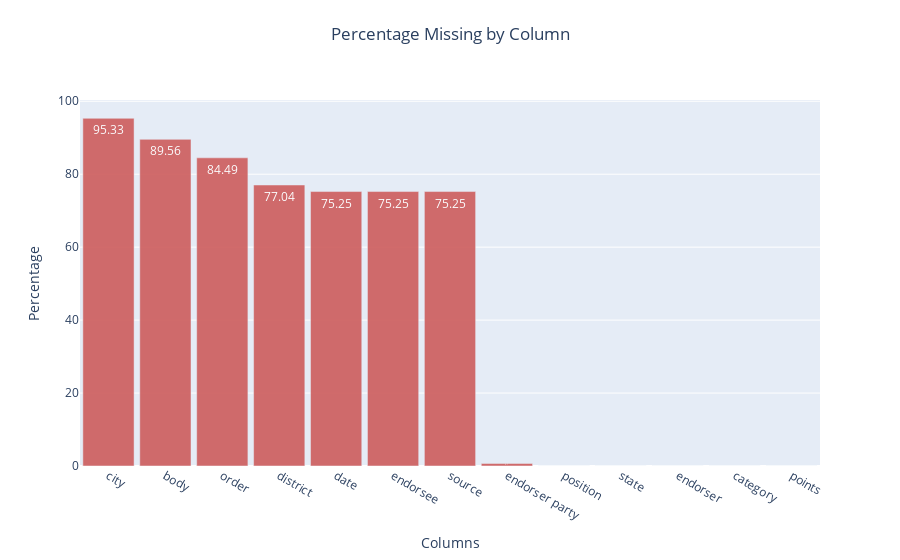

The notebook cell saved with this chart:
### Code cell
percent_missing = np.round(data.isnull().sum() * 100 / len(data),2)
missing_value_data = pd.DataFrame({'column_name': data.columns,
                                 'percent_missing': percent_missing}).sort_values('percent_missing', ascending=False)


fig = go.Figure()
fig.add_trace(
        go.Bar(x=missing_value_data['column_name'],
               y=missing_value_data['percent_missing'],
               opacity=0.9,
               text=missing_value_data['percent_missing'],
               textposition='inside',
               marker={'color':'indianred'}
                   ))
fig.update_layout(
      title={'text': 'Percentage Missing by Column',
             'y':0.95, 'x':0.5,
            'xanchor': 'center', 'yanchor': 'top'},
      showlegend=False,
      xaxis_title_text='Columns',
      yaxis_title_text='Percentage',
      bargap=0.1
    )

fig.show()

### Figure 1 — Plotly figure (JSON) as saved in the notebook; plotly's stock layout.template omitted (floating-point values rounded to 4 significant figures)
{"data": [{"marker": {"color": "indianred"}, "opacity": 0.9, "text": [95.33, 89.56, 84.49, 77.04, 75.25, 75.25, 75.25, 0.7, 0, 0, 0, 0, 0], "textposition": "inside", "type": "bar", "x": ["city", "body", "order", "district", "date", "endorsee", "source", "endorser party", "position", "state", "endorser", "category", "points"], "y": [95.33, 89.56, 84.49, 77.04, 75.25, 75.25, 75.25, 0.7, 0, 0, 0, 0, 0]}], "layout": {"bargap": 0.1, "showlegend": false, "title": {"text": "Percentage Missing by Column", "x": 0.5, "xanchor": "center", "y": 0.95, "yanchor": "top"}, "xaxis": {"title": {"text": "Columns"}}, "yaxis": {"title": {"text": "Percentage"}}}}
